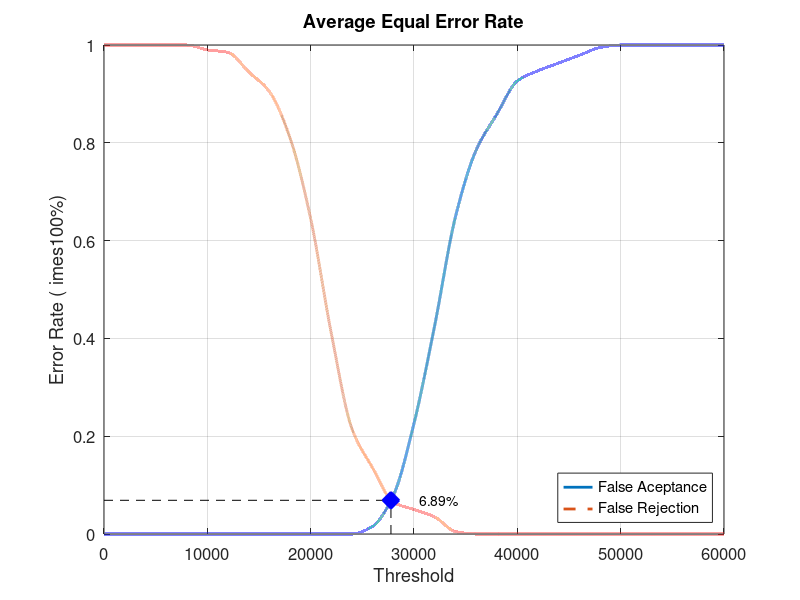
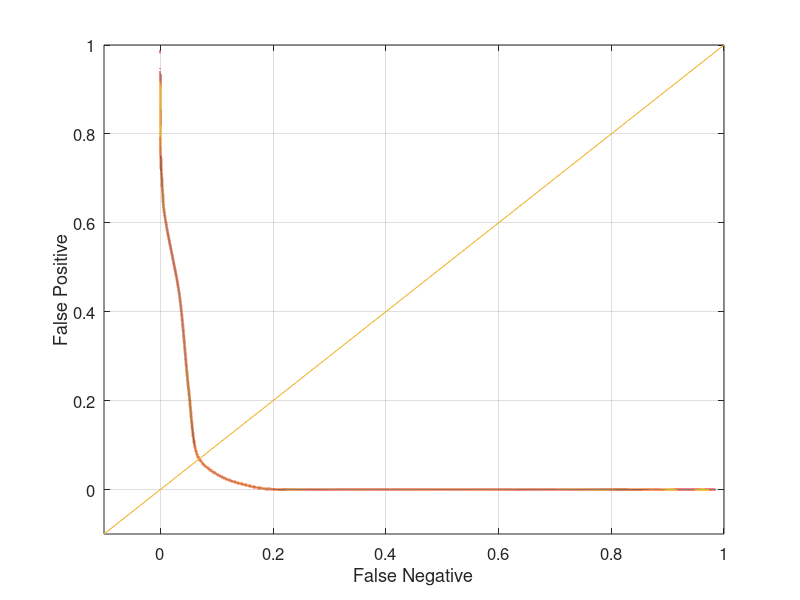

Reproduce these figures in MATLAB, in order.
close all;
clear;
clc;
x = 0:2000:60000;
xq = 0:0.5:60000;

y0 = [0 0 0 0 0 0 0 0 0 0 0 0 0 0.0157895 0.0789474 0.226316 0.426316 0.647368 0.784211 0.857895 0.926316 0.947368 0.963158 0.978947 0.994737 1 1 1 1 1 1]
yy0 = interp1(x, y0, xq, 'pchip');
y1 = [1 1 1 1 1 0.99 0.985 0.945 0.905 0.81 0.645 0.41 0.215 0.135 0.065 0.05 0.035 0.005 0 0 0 0 0 0 0 0 0 0 0 0 0]
yy1 = interp1(x, y1, xq, 'pchip');

% Calculating EER: 
y2 = abs(y0 - y1);
find(y2 == min(y2))
yy2 = abs(yy0 - yy1);
xEER = find(yy2 == min(yy2));
xEERIndex = xq(xEER) % X-axis EER
yEER = yy0(xEER) % Y-axis EER

main = figure
plot(xq, yy0,'-','LineWidth', 2);	hold on
plot(xq, yy1,'--','LineWidth', 2);	hold on
plot([xEERIndex xEERIndex], [0 yEER], 'k--');	hold on
plot([0 xEERIndex], [yEER yEER], 'k--');	hold on
plot(xEERIndex, yEER, 'bx', 'LineWidth', 10);	hold on
text(xEERIndex + 10 * xEERIndex / 100, yEER, [num2str(round((10000 * yEER)) / 100) '%'])
legend('False Aceptance', 'False Rejection', 'Location', 'SouthEast')
xlabel('Threshold')
ylabel('Error Rate (	imes100%)')
title('Average Equal Error Rate')
set(gca, 'FontSize', 12)
axis([0 60000 0 1])
grid on

print(main, 'Database4_4Main', '-dpng');
FNRxFPR = figure('Color', [1 1 1]);
plot(yy1, yy0, '-', yy1, yy0, 'LineWidth', 2);
hold on
y = -0.1:0.1:1
plot(y, y); 
set(gca, 'FontSize', 12)
xlabel('False Negative')
ylabel('False Positive')
axis([-0.1 1 -0.1 1])
set(gca, 'FontSize', 12)
grid on

print(FNRxFPR, 'Database4_4FNRxFPR','-dpng');
